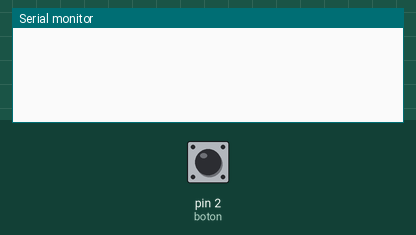
Simulated run of this sketch. Board: Arduino Uno, built with avr-gcc and run on an emulated ATmega328P. Parts: the last lines printed to the serial monitor. The inputs (shaded band) are chosen by the test bench; at power-on: pin 2 (boton) HIGH.

Above: at 1.2 s.
1.3 s: pin 2 (boton) pulled LOW for 0.15 s
At 1.43 s:
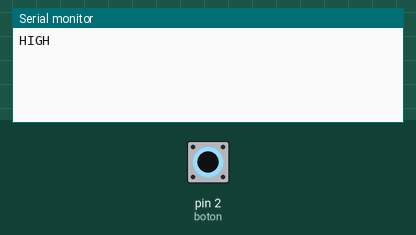
At 1.8 s:
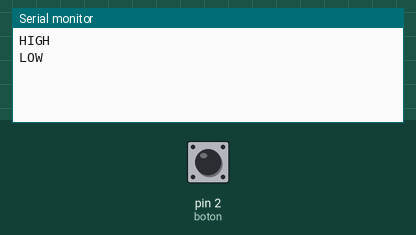

The sketch:

Ruiz_Galo_Reto_3.ino
```cpp
/*
 * Reto 3
 * Nombre: Galo Ruiz
 *
 */


#define boton 2
boolean b = false;

void setup() {
  Serial.begin(9600);
  pinMode(boton, INPUT);
}

void loop() {
  if (digitalRead(boton) == LOW && b == false) {
    Serial.println("HIGH");
    b = true;
  }
  else if (digitalRead(boton) == HIGH && b == true){
    Serial.println("LOW");
    b = false;
  }
  delay(5);

}
```

Measured:
- after the input at 1.3 s, the serial monitor: prints a new line at once (image 1)
